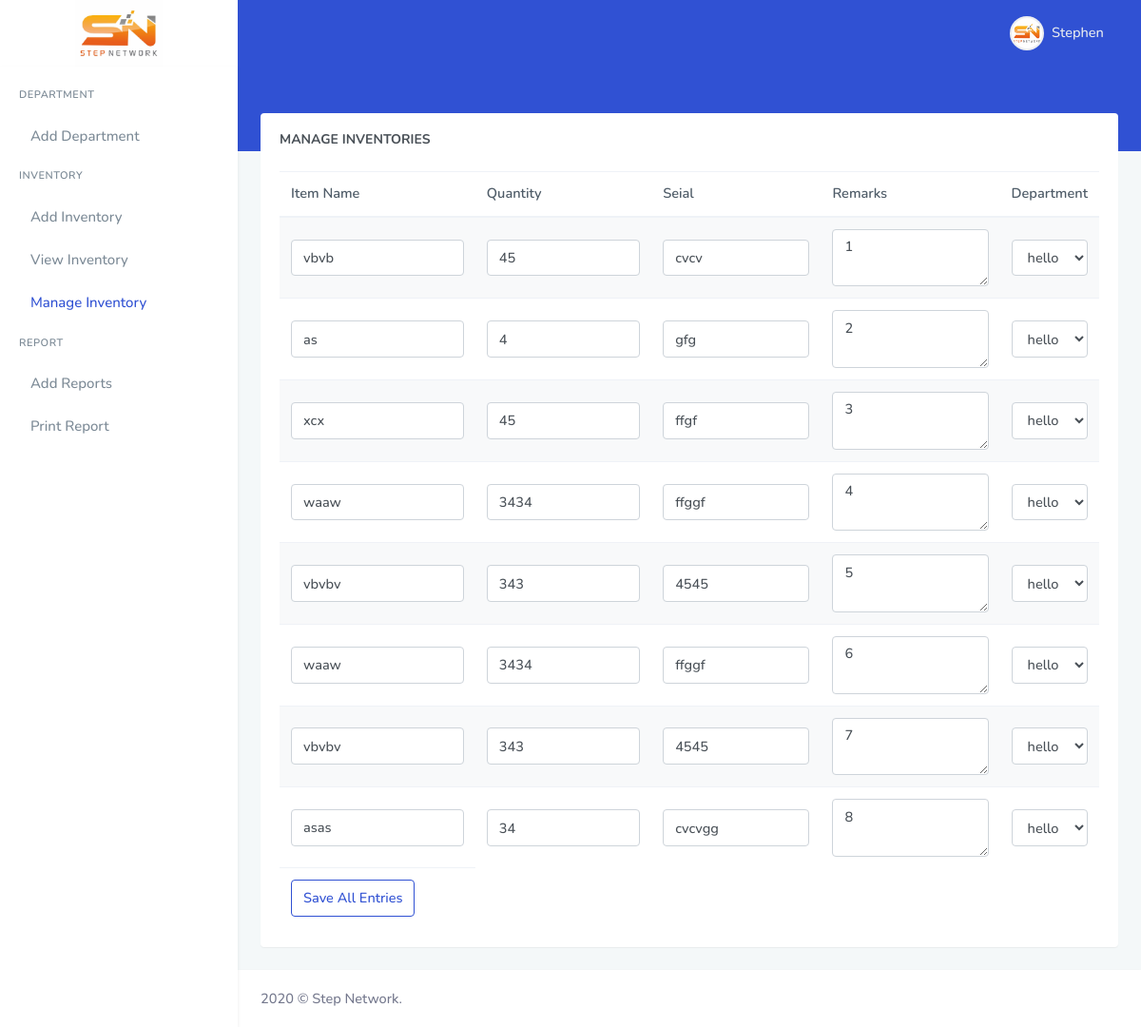
The app's page /manage-inventory.php with its own data.
### tables this page shows
CREATE TABLE `inventory` (
  `inventory_id` int(100) NOT NULL,
  `name` varchar(100) NOT NULL,
  `quantity` int(50) NOT NULL,
  `serial` varchar(50) NOT NULL,
  `remarks` mediumtext NOT NULL,
  `departments` int(50) NOT NULL,
  `timestamp` timestamp NOT NULL DEFAULT current_timestamp()
);

### manage-inventory.php (the view, shortened to what this page needs)
<?php require_once 'db.php';  ?>
<!doctype html>
<html lang="en">
    <head>
        <link href="assets/css/bootstrap.min.css" rel="stylesheet" type="text/css" />
        <link href="assets/libs/alertifyjs/build/css/alertify.min.css" rel="stylesheet" type="text/css" />
        <link href="assets/libs/alertifyjs/build/css/themes/default.min.css" rel="stylesheet" type="text/css" />
        <link href="assets/css/icons.min.css" rel="stylesheet" type="text/css" />
        <link href="assets/css/app.min.css" rel="stylesheet" type="text/css" />
    </head>
    <body data-topbar="colored">
        <div id="layout-wrapper">
            <?php  require_once 'sidebar.php';  ?>
            <div class="main-content">
                <div class="page-content">
                    <div class="page-title-box">
                    </div>
                    <div class="page-content-wrapper">
                        <div class="container-fluid">
                             <div class="row">
                            <div class="col-lg-12">
                                <div class="card">
                                    <div class="card-body">
                                        <h4 class="header-title mb-4">Manage Inventories</h4>
                                        <form id="manage-inventories" method="POST">
                                        <div class="table-responsive">
                                            <table class="table table-hover table-striped table-centered table-nowrap mb-0">
                                                <thead>
                                                    <tr>
                                                        <th scope="col">Item Name</th>
                                                        <th scope="col">Quantity</th>
                                                        <th scope="col">Seial</th>
                                                        <th scope="col">Remarks</th>
                                                        <th scope="col">Department</th>
                                                    </tr>
                                                </thead>
                                                <tbody>
                                                   <?php
$counter = 1;
$getInventories = mysqli_query($connectionString,"SELECT * FROM inventory ORDER BY inventory_id ASC")or die(mysqli_error($connectionString));
while($eachInventory = mysqli_fetch_array($getInventories)){
    $get_name = $eachInventory['name'];
    $get_quantity = $eachInventory['quantity'];
    $get_serial = $eachInventory['serial'];
    $get_remarks= $eachInventory['remarks'];
    $get_department = $eachInventory['departments'];
   ?>
    <tr>
    <td><input type="text" class="form-control" name="name[]" value="<?php echo $get_name; ?>"></td>
    <td><input type="number" class="form-control" name="quantity[]" value="<?php echo $get_quantity; ?>"></td>
    <td><input type="text" class="form-control" name="serial[]" value="<?php echo $get_serial; ?>"></td>
    <td><textarea class="form-control" rows="2" name="remarks[]"><?php echo $get_remarks; ?></textarea></td>
    <td><select class="form-control" name="department[]">
        <?php
        $get_departments = mysqli_query($connectionString,"SELECT * FROM departments")or die(mysqli_error($connectionString));
        while($each_department = mysqli_fetch_array($get_departments)){
        $department_id = $each_department["department_id"];
        $department_name = $each_department["department_name"];
        ?>
<option value="<?php echo $department_id; ?>" <?php  if($get_department === $department_id){echo 'selected';} ?>><?php echo $department_name;  ?></option>
                                              <?php  }    ?>
    </select></td>
</tr>
<?php $counter++; }
?>
                                                </tbody>
                                                <tfoot>
                                                    <tr>
                                                        <td><button type="submit" class="btn btn-outline-primary">Save All Entries</button></td>
                                                    </tr>
                                                </tfoot>
                                            </table>
                                        </div>
                                    </form>
                                    </div>
                                </div>
                            </div>
                        </div>
                        </div>
                    </div>
                </div>
                 <footer class="footer">
                    <div class="container-fluid">
                        <div class="row">
                            <div class="col-sm-6">
                                2020 © Step Network.
                            </div>
                        </div>
                    </div>
                </footer>
            </div>
        </div>
    </body>
</html>
    </body>
</html>

### records on screen
inventory: name "vbvb", quantity "45", serial "cvcv", remarks "1"
inventory: name "as", quantity "4", serial "gfg", remarks "2"
inventory: name "xcx", quantity "45", serial "ffgf", remarks "3"
inventory: name "waaw", quantity "3434", serial "ffggf", remarks "4"
inventory: name "vbvbv", quantity "343", serial "4545", remarks "5"
inventory: name "waaw", quantity "3434", serial "ffggf", remarks "6"
inventory: name "vbvbv", quantity "343", serial "4545", remarks "7"
inventory: name "asas", quantity "34", serial "cvcvgg", remarks "8"

### other values on screen
form field value "hello"
